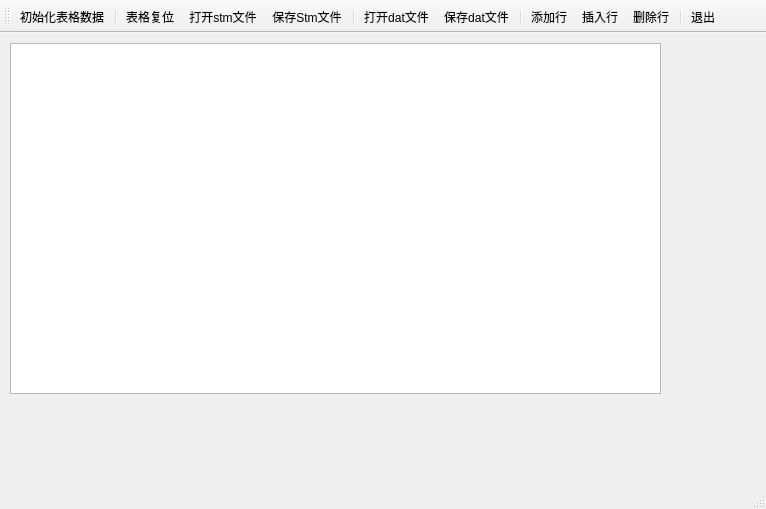
<?xml version="1.0" encoding="UTF-8"?>
<ui version="4.0">
 <class>MainWindow</class>
 <widget class="QMainWindow" name="MainWindow">
  <property name="geometry">
   <rect>
    <x>0</x>
    <y>0</y>
    <width>766</width>
    <height>509</height>
   </rect>
  </property>
  <property name="windowTitle">
   <string>MainWindow</string>
  </property>
  <widget class="QWidget" name="centralWidget">
   <widget class="QTableView" name="tableView">
    <property name="geometry">
     <rect>
      <x>10</x>
      <y>10</y>
      <width>651</width>
      <height>351</height>
     </rect>
    </property>
   </widget>
  </widget>
  <widget class="QMenuBar" name="menuBar">
   <property name="geometry">
    <rect>
     <x>0</x>
     <y>0</y>
     <width>766</width>
     <height>23</height>
    </rect>
   </property>
  </widget>
  <widget class="QToolBar" name="mainToolBar">
   <property name="windowTitle">
    <string>QDataStream读写文件</string>
   </property>
   <property name="toolButtonStyle">
    <enum>Qt::ToolButtonTextUnderIcon</enum>
   </property>
   <attribute name="toolBarArea">
    <enum>TopToolBarArea</enum>
   </attribute>
   <attribute name="toolBarBreak">
    <bool>false</bool>
   </attribute>
   <addaction name="actIniDataArea"/>
   <addaction name="separator"/>
   <addaction name="actIni"/>
   <addaction name="actOpenStm"/>
   <addaction name="actSaveStm"/>
   <addaction name="separator"/>
   <addaction name="actOpenDat"/>
   <addaction name="actSaveDat"/>
   <addaction name="separator"/>
   <addaction name="actAppend"/>
   <addaction name="actInsert"/>
   <addaction name="actDelete"/>
   <addaction name="separator"/>
   <addaction name="actExit"/>
  </widget>
  <widget class="QStatusBar" name="statusBar"/>
  <action name="actAppend">
   <property name="icon">
    <iconset resource="res.qrc">
     <normaloff>:/image/image/actAppend.PNG</normaloff>:/image/image/actAppend.PNG</iconset>
   </property>
   <property name="text">
    <string>添加行</string>
   </property>
   <property name="toolTip">
    <string>添加行</string>
   </property>
  </action>
  <action name="actInsert">
   <property name="icon">
    <iconset resource="res.qrc">
     <normaloff>:/image/image/actInsert.PNG</normaloff>:/image/image/actInsert.PNG</iconset>
   </property>
   <property name="text">
    <string>插入行</string>
   </property>
   <property name="toolTip">
    <string>插入行</string>
   </property>
  </action>
  <action name="actDelete">
   <property name="icon">
    <iconset resource="res.qrc">
     <normaloff>:/image/image/actDelete.PNG</normaloff>:/image/image/actDelete.PNG</iconset>
   </property>
   <property name="text">
    <string>删除行</string>
   </property>
   <property name="toolTip">
    <string>删除行</string>
   </property>
  </action>
  <action name="actExit">
   <property name="icon">
    <iconset resource="res.qrc">
     <normaloff>:/image/image/actExit.PNG</normaloff>:/image/image/actExit.PNG</iconset>
   </property>
   <property name="text">
    <string>退出</string>
   </property>
   <property name="toolTip">
    <string>退出</string>
   </property>
  </action>
  <action name="actIni">
   <property name="icon">
    <iconset resource="res.qrc">
     <normaloff>:/image/image/actIni.PNG</normaloff>:/image/image/actIni.PNG</iconset>
   </property>
   <property name="text">
    <string>表格复位</string>
   </property>
   <property name="toolTip">
    <string>表格复位</string>
   </property>
  </action>
  <action name="actOpenStm">
   <property name="icon">
    <iconset resource="res.qrc">
     <normaloff>:/image/image/actOpenStream.PNG</normaloff>:/image/image/actOpenStream.PNG</iconset>
   </property>
   <property name="text">
    <string>打开stm文件</string>
   </property>
   <property name="toolTip">
    <string>打开stm文件</string>
   </property>
  </action>
  <action name="actSaveStm">
   <property name="icon">
    <iconset resource="res.qrc">
     <normaloff>:/image/image/actSaveStream.PNG</normaloff>:/image/image/actSaveStream.PNG</iconset>
   </property>
   <property name="text">
    <string>保存Stm文件</string>
   </property>
   <property name="toolTip">
    <string>保存Stm文件</string>
   </property>
  </action>
  <action name="actOpenDat">
   <property name="icon">
    <iconset resource="res.qrc">
     <normaloff>:/image/image/actOpenData.PNG</normaloff>:/image/image/actOpenData.PNG</iconset>
   </property>
   <property name="text">
    <string>打开dat文件</string>
   </property>
   <property name="toolTip">
    <string>打开dat文件</string>
   </property>
  </action>
  <action name="actSaveDat">
   <property name="icon">
    <iconset resource="res.qrc">
     <normaloff>:/image/image/actSaveData.PNG</normaloff>:/image/image/actSaveData.PNG</iconset>
   </property>
   <property name="text">
    <string>保存dat文件</string>
   </property>
   <property name="toolTip">
    <string>保存dat文件</string>
   </property>
  </action>
  <action name="actIniDataArea">
   <property name="icon">
    <iconset resource="res.qrc">
     <normaloff>:/image/image/actViewData.PNG</normaloff>:/image/image/actViewData.PNG</iconset>
   </property>
   <property name="text">
    <string>初始化表格数据</string>
   </property>
   <property name="toolTip">
    <string>初始化表格数据</string>
   </property>
  </action>
 </widget>
 <layoutdefault spacing="6" margin="11"/>
 <resources>
  <include location="res.qrc"/>
 </resources>
 <connections/>
</ui>
